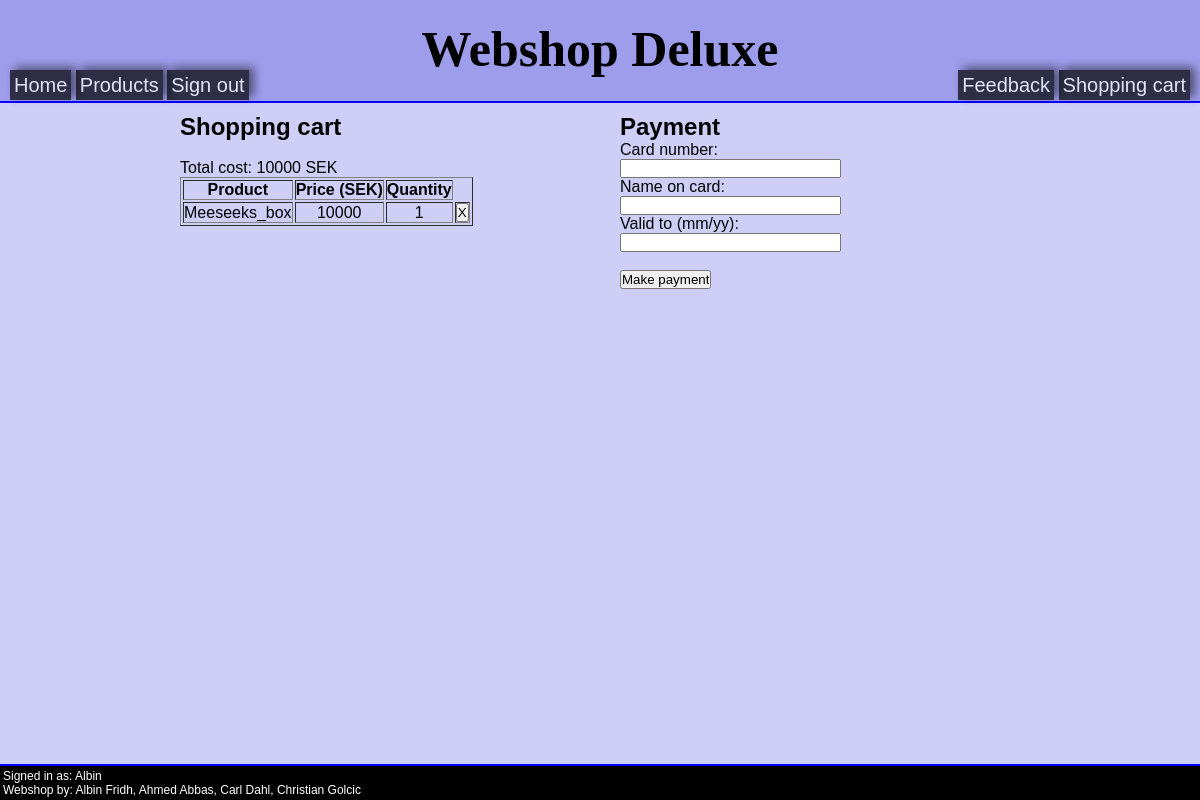
The app's page /index.php?page=shoppingcart (signed in), older data.
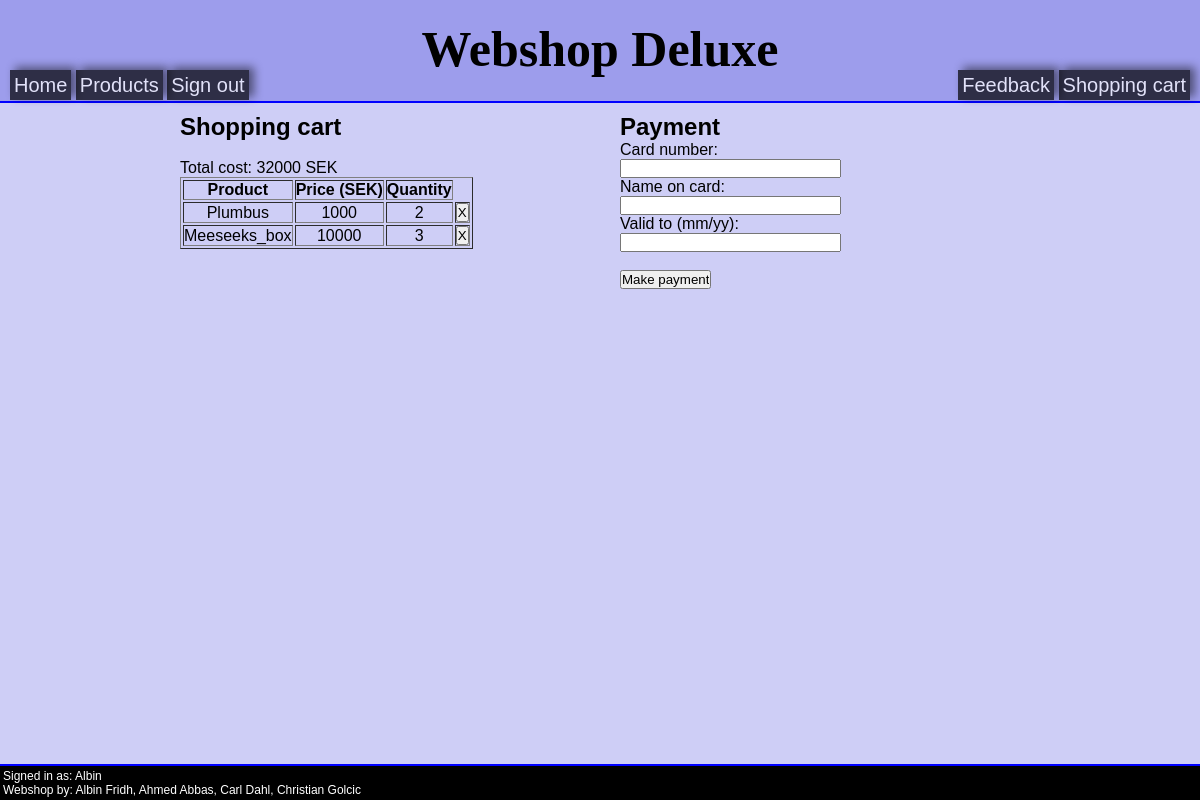
The same page, newer data.
### tables this page shows
CREATE TABLE shopping_cart(
Product varchar (50) not null,
Price int (5) not null,
User varchar (20) not null,
Quantity int (4),
primary key(Product, User)
);

### pages/shoppingcart.php (the view, shortened to what this page needs)
<div style="width:100%;">
    <div style="width:400px; float: left;">
		<h1>Shopping cart</h1>
		<br/>
		<table border = 1 style = 'text-align:center'>
			<?php
			require 'connect.php';
			$total = 0;
				if(isset($_SESSION['login'])){
					$username = "$_SESSION[username]";
					if($result = $db->query("SELECT * FROM shopping_cart WHERE User='$username'")){
					    $rows = $result->fetchAll(PDO::FETCH_ASSOC);
					    echo "<th><b>Product</b></th>";
					    echo "<th><b>Price (SEK)</b></th>";
					    echo "<th><b>Quantity</b></th>";
					    foreach($rows as $row) {
					        $price = $row['Price'];
					        $quantity = $row['Quantity'];
					        $product = $row['Product'];
					        echo "<tr>";
					        echo "<td>".$product."</td>";
					        echo "<td>".$price."</td>";
					        echo "<td>".$quantity."</td>";
					        echo "<td>"."<form method=POST><input type= submit value=  X  name=$product></form>"."</td>";
					        echo "</tr>";
					        $total = $total + ($price * $quantity);
					    }
					    echo "Total cost: ", $total, " SEK", "<br>";
					}
				} else {
					echo 'Please sign in to proceed';
				}
			?>
		</table>
	</div>
    <div style="width:400px; float: right;">
		<h1>Payment</h1>
		<?php if($total == 0) {
			echo "<br>You don't have any items to pay for!";
		}else{?>
		<form method="POST" action="index.php?page=shoppingcart">
		Card number:<br/>
		<input type="text" name="cardnumber" size="25" autofocus/><br/>
		Name on card:<br/>
		<input type="text" name="nameoncard" size="25"/><br/>
		Valid to (mm/yy):<br/>
		<input type="text" name="validto" size="25"/><br/><br/>
		<input type="submit" value="Make payment" name="pay"/>
		</form>
		<br/><br/>
		<?php
		}
		?>
	</div>
</div>

### index.php (shortened to what this page needs)
<!DOCTYPE html>
<html lang="en">
<head>
<link href="pages/stilmall.css" rel="stylesheet" type="text/css"/>
</head>
<body>
<div id="wrapper">
<header>
Webshop Deluxe
</header>
<?php include ('pages/menu.php'); ?>
<article>
<?php
$page = 'start';
if(isset($_GET['page'])){
	$page = $_GET['page'];
}
switch($page){
	case 'shoppingcart': include('pages/shoppingcart.php');
	break;
}
?>
</article>
<footer>
<?php if(isset($_SESSION['login'])){echo "Signed in as: $_SESSION[username] <br/>";}?>
Webshop by: Albin Fridh, Ahmed Abbas, Carl Dahl, Christian Golcic
</footer>
</div>
</body>
</html>

### pages/menu.php
<nav class="meny">
	<a href="?page=home">Home</a>
	<a href="?page=products">Products</a>
	<?php if(isset($_SESSION['login'])){
	echo '<a href="pages/logout.php">Sign out</a>';
	}else{
	echo '<a href="?page=register">Register</a>
	<a href="?page=login">Sign in</a>';
	} ?>
	<div style="float: right;">
	<a href="?page=feedback">Feedback</a>
	<a href="?page=shoppingcart">Shopping cart</a>
	</div>
</nav>

### pages/stilmall.css (style rules this page uses)
* { margin:0; padding:0; font-family:Verdana, Geneva, sans-serif; }
#wrapper { width: 100%; min-width: 720px; height: 100%; min-height: 100vh; margin-right:auto; background-color: #CECEF6; }
header { height: 50px; padding-top: 20px; text-align: center; font-size: 50px; font-weight: bolder; font-family: fantasy; background-color: #9d9dec; }
article { width: 70%; min-width: 680px; margin-left: auto; margin-right: auto; padding: 10px; }
footer { position: fixed; bottom:0; padding: 3px; height: auto; width: 100%; min-width: 700px; background-color: black; color: white; font-size:12px; border-top: 2px solid blue; }
nav.meny { padding-left: 10px; padding-right: 10px; padding-top: 4px; padding-bottom: 4px; border-bottom: 2px solid blue; background-color: #9d9dec; }
nav.meny a { padding: 4px; padding-right: 4px; background-color: black; color: white; opacity: 0.7; text-decoration: none; font-size: 20px; box-shadow: 5px -3px 10px 0px rgba(0, 0, 0, 0.7); }

Row changes from the older to the newer data that the page shows:
added shopping_cart: Product "Plumbus", Price "1000", Quantity "2"
changed shopping_cart "Meeseeks_box": Quantity "1" → "3"
Text that changed along with them:
text written by a page script: "Total cost: 10000 SEK" → "Total cost: 32000 SEK"
